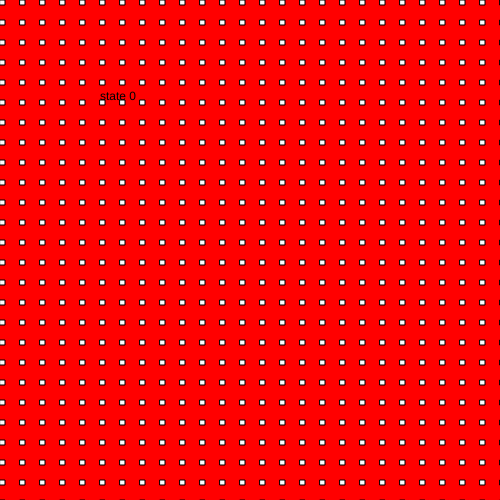
Frame 1 (no input)
Frame 60 (no input): identical to frame 1, image omitted
Frame 120 (the mouse pressed at the canvas centre since frame 60): identical to frame 1, image omitted

The p5.js sketch that drew this single still picture (run headless with seeded random() and noise() and a simulated clock; from frame 60 on, the mouse is pressed at the canvas centre):

// p5.js sketch
// ── sketch.js

let state = 0;
let timer=0;

function setup() {
  createCanvas(500, 500);
}

function draw() {
  switch (state){
    case 0:
    background("red");
    text("state 0", 100,100);

  for (var j = 0; j <= width; j += 20) {
    for (var i = 0; i <= width; i += 20) {
      rect(i, j, 5, 5);
    }
  }
    break ;
    case 1:
    background("blue");
    text("state 1", 100,100);
    for (var j = 0; j <= width; j += 20) {
      for (var i = 0; i <= width; i += 20) {
        rect(i, j, 5, 5);
      }
    }
    break ;
    case 2:
    background("purple");
    text("state 2", 100,100);
    for (var j = 0; j <= width; j += 20) {
      for (var i = 0; i <= width; i += 20) {
        rect(i, j, 5, 5);
      }
    }
    break ;
    case 3:
    background("pink");
    text("state 3", 100,100);
    for (var j = 0; j <= width; j += 20) {
      for (var i = 0; i <= width; i += 20) {
        rect(i, j, 5, 5);
      }
    }
    break ;
    case 4:
    background("brown");
    text("state 4", 100,100);
    for (var j = 0; j <= width; j += 20) {
      for (var i = 0; i <= width; i += 20) {
        rect(i, j, 5, 5);
      }
    }
    break ;
    case 5:
    background("yellow");
    text("state 5", 100,100);
    for (var j = 0; j <= width; j += 20) {
      for (var i = 0; i <= width; i += 20) {
        rect(i, j, 5, 5);
      }
    }
    break ;
  }
  timer++
  if(timer>=5*60){
    timer=0;
    state++;
    if(state>5)state = 0;
  }
}
